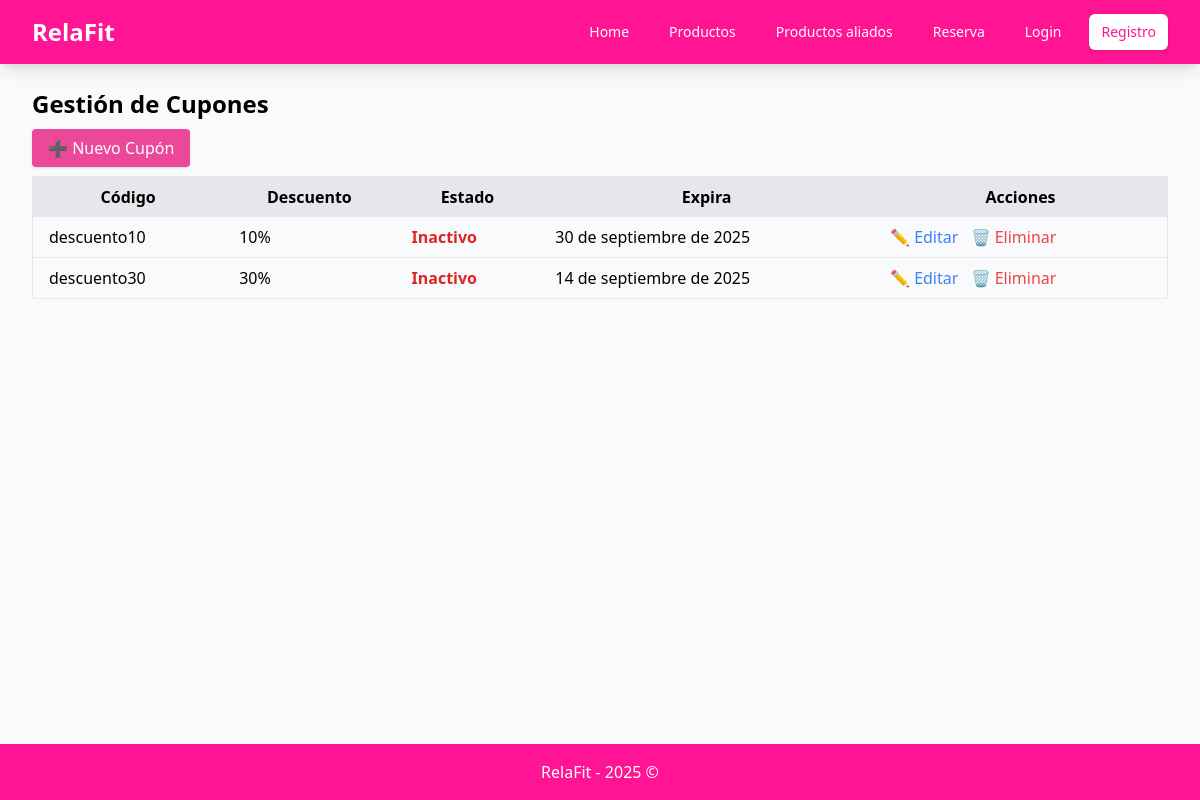
Screenshot of /es/panel/cupones/ with the database file from the repository.
### Sesion/models.py (models this page shows)
class Cupon(models.Model):
    idCupon = models.AutoField(primary_key = True)
    descuentoCupon = models.IntegerField()
    codigoCupon = models.CharField()
    estadoCupon = models.BooleanField()
    fechaVencimientoCupon = models.DateField()
    @property
    def activo(self):
        return self.estadoCupon and self.fechaVencimientoCupon >= timezone.now().date()

### Sesion/views.py (the view)
# urls.py: path("panel/cupones/", CuponListView.as_view(), name="cupon_list"),
class CuponListView(ListView):
    model = Cupon
    template_name = "cupon/cupon_list.html"
    context_object_name = "cupones"

### Sesion/templates/cupon/cupon_list.html (shortened to what this page needs)
{% extends "base.html" %}
{% load i18n %}
{% block content %}
<h1 class="text-2xl font-bold mb-4">{% trans "Gestión de Cupones" %}</h1>
<a href="{% url 'cupon_form' %}"
   class="bg-pink-500 hover:bg-pink-600 text-white px-4 py-2 rounded shadow">
   ➕ {% trans "Nuevo Cupón" %}
</a>
<table class="min-w-full mt-4 border">
  <thead>
    <tr class="bg-gray-200">
      <th class="px-4 py-2">{% trans "Código" %}</th>
      <th class="px-4 py-2">{% trans "Descuento" %}</th>
      <th class="px-4 py-2">{% trans "Estado" %}</th>
      <th class="px-4 py-2">{% trans "Expira" %}</th>
      <th class="px-4 py-2">{% trans "Acciones" %}</th>
    </tr>
  </thead>
  <tbody>
    {% for cupon in cupones %}
    <tr class="border-b">
      <td class="px-4 py-2">{{ cupon.codigoCupon }}</td>
      <td class="px-4 py-2">{{ cupon.descuentoCupon }}%</td>
      <td class="px-4 py-2">
        {% if cupon.activo %}
          <span class="text-green-600 font-semibold">{% trans "Activo" %}</span>
        {% else %}
          <span class="text-red-600 font-semibold">{% trans "Inactivo" %}</span>
        {% endif %}
      </td>
      <td class="px-4 py-2">{{ cupon.fechaVencimientoCupon }}</td>
      <td class="px-4 py-2 space-x-2">
        <a href="{% url 'cupon_form' cupon.idCupon %}" class="text-blue-500">✏️ {% trans "Editar" %}</a>
        <button onclick="openModal('{{ cupon.id }}')" class="text-red-500">🗑 {% trans "Eliminar" %}</button>
      </td>
    </tr>
    {% empty %}
    <tr>
      <td colspan="5" class="text-center py-4">{% trans "No hay cupones registrados." %}</td>
    </tr>
    {% endfor %}
  </tbody>
</table>
{% endblock %}

### rows the page displays
Cupon: codigoCupon "descuento10", descuentoCupon "10", fechaVencimientoCupon "30 de septiembre de 2025"
Cupon: codigoCupon "descuento30", descuentoCupon "30", fechaVencimientoCupon "14 de septiembre de 2025"
